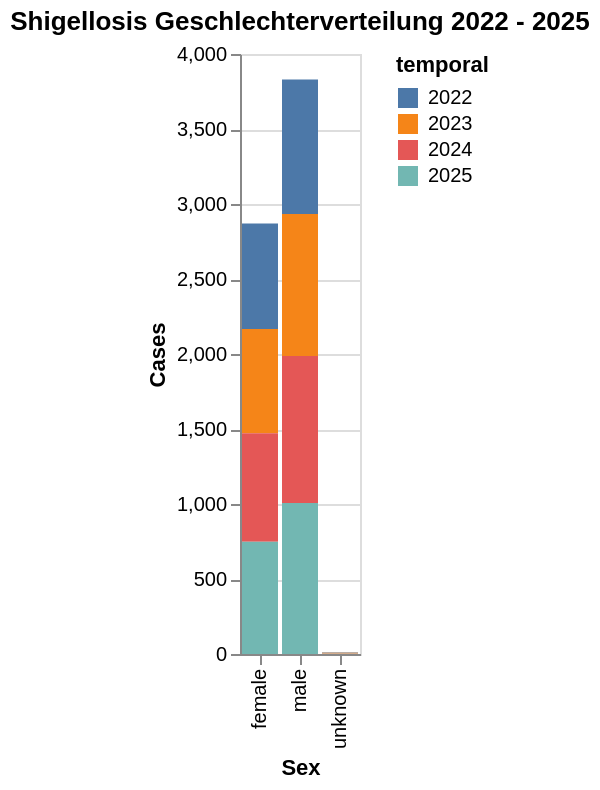

The cell this chart's notebook holds for it:
### Code cell
bar_sex = alt.Chart(data_sex).mark_bar().encode(
    x=alt.X("sex", title="Sex"),
    y=alt.Y("value", title="Cases"),
    color=alt.Color("temporal")
).properties(
    title="Shigellosis Geschlechterverteilung 2022 - 2025"
)

bar_sex

### Figure 1 — Vega-Lite specification as saved in the notebook (floating-point values rounded to 4 significant figures)
{"config": {"view": {"continuousWidth": 300, "continuousHeight": 300}}, "data": {"name": "data-144ebc1e333b1f95dc1357afbb1a5899"}, "mark": {"type": "bar"}, "encoding": {"color": {"field": "temporal", "type": "nominal"}, "x": {"field": "sex", "title": "Sex", "type": "nominal"}, "y": {"field": "value", "title": "Cases", "type": "quantitative"}}, "title": "Shigellosis Geschlechterverteilung 2022 - 2025", "$schema": "https://vega.github.io/schema/vega-lite/v6.1.0.json", "datasets": {"data-144ebc1e333b1f95dc1357afbb1a5899": [{"valueCategory": "cases_10y_cumsum", "temporal": "2022", "temporal_type": "year", "georegion": "CHFL", "georegion_type": "CHFL", "agegroup": "all", "agegroup_type": "agegroup_food", "sex": "female", "value": 704.0, "pop": null, "incValue": null, "valueYearCumSum": null, "valueMean3y": null, "trend": NaN, "prct": 43.9, "deltaValue": null, "deltaIncValue": null, "incValuePrctChange": null, "valueMean5y": null, "dataComplete": true}, {"valueCategory": "cases_10y_cumsum", "temporal": "2022", "temporal_type": "year", "georegion": "CHFL", "georegion_type": "CHFL", "agegroup": "all", "agegroup_type": "agegroup_food", "sex": "male", "value": 897.0, "pop": null, "incValue": null, "valueYearCumSum": null, "valueMean3y": null, "trend": NaN, "prct": 55.9, "deltaValue": null, "deltaIncValue": null, "incValuePrctChange": null, "valueMean5y": null, "dataComplete": true}, {"valueCategory": "cases_10y_cumsum", "temporal": "2022", "temporal_type": "year", "georegion": "CHFL", "georegion_type": "CHFL", "agegroup": "all", "agegroup_type": "agegroup_food", "sex": "unknown", "value": 3.0, "pop": null, "incValue": null, "valueYearCumSum": null, "valueMean3y": null, "trend": NaN, "prct": 0.2, "deltaValue": null, "deltaIncValue": null, "incValuePrctChange": null, "valueMean5y": null, "dataComplete": true}, {"valueCategory": "cases_10y_cumsum", "temporal": "2023", "temporal_type": "year", "georegion": "CHFL", "georegion_type": "CHFL", "agegroup": "all", "agegroup_type": "agegroup_food", "sex": "female", "value": 695.0, "pop": null, "incValue": null, "valueYearCumSum": null, "valueMean3y": null, "trend": NaN, "prct": 42.2, "deltaValue": null, "deltaIncValue": null, "incValuePrctChange": null, "valueMean5y": null, "dataComplete": true}, {"valueCategory": "cases_10y_cumsum", "temporal": "2023", "temporal_type": "year", "georegion": "CHFL", "georegion_type": "CHFL", "agegroup": "all", "agegroup_type": "agegroup_food", "sex": "male", "value": 947.0, "pop": null, "incValue": null, "valueYearCumSum": null, "valueMean3y": null, "trend": NaN, "prct": 57.5, "deltaValue": null, "deltaIncValue": null, "incValuePrctChange": null, "valueMean5y": null, "dataComplete": true}, {"valueCategory": "cases_10y_cumsum", "temporal": "2023", "temporal_type": "year", "georegion": "CHFL", "georegion_type": "CHFL", "agegroup": "all", "agegroup_type": "agegroup_food", "sex": "unknown", "value": 4.0, "pop": null, "incValue": null, "valueYearCumSum": null, "valueMean3y": null, "trend": NaN, "prct": 0.2, "deltaValue": null, "deltaIncValue": null, "incValuePrctChange": null, "valueMean5y": null, "dataComplete": true}, {"valueCategory": "cases_10y_cumsum", "temporal": "2024", "temporal_type": "year", "georegion": "CHFL", "georegion_type": "CHFL", "agegroup": "all", "agegroup_type": "agegroup_food", "sex": "female", "value": 723.0, "pop": null, "incValue": null, "valueYearCumSum": null, "valueMean3y": null, "trend": NaN, "prct": 42.4, "deltaValue": null, "deltaIncValue": null, "incValuePrctChange": null, "valueMean5y": null, "dataComplete": true}, {"valueCategory": "cases_10y_cumsum", "temporal": "2024", "temporal_type": "year", "georegion": "CHFL", "georegion_type": "CHFL", "agegroup": "all", "agegroup_type": "agegroup_food", "sex": "male", "value": 979.0, "pop": null, "incValue": null, "valueYearCumSum": null, "valueMean3y": null, "trend": NaN, "prct": 57.5, "deltaValue": null, "deltaIncValue": null, "incValuePrctChange": null, "valueMean5y": null, "dataComplete": true}, {"valueCategory": "cases_10y_cumsum", "temporal": "2024", "temporal_type": "year", "georegion": "CHFL", "georegion_type": "CHFL", "agegroup": "all", "agegroup_type": "agegroup_food", "sex": "unknown", "value": 2.0, "pop": null, "incValue": null, "valueYearCumSum": null, "valueMean3y": null, "trend": NaN, "prct": 0.1, "deltaValue": null, "deltaIncValue": null, "incValuePrctChange": null, "valueMean5y": null, "dataComplete": true}, {"valueCategory": "cases_10y_cumsum", "temporal": "2025", "temporal_type": "year", "georegion": "CHFL", "georegion_type": "CHFL", "agegroup": "all", "agegroup_type": "agegroup_food", "sex": "female", "value": 748.0, "pop": null, "incValue": null, "valueYearCumSum": null, "valueMean3y": null, "trend": NaN, "prct": 42.6, "deltaValue": null, "deltaIncValue": null, "incValuePrctChange": null, "valueMean5y": null, "dataComplete": true}, {"valueCategory": "cases_10y_cumsum", "temporal": "2025", "temporal_type": "year", "georegion": "CHFL", "georegion_type": "CHFL", "agegroup": "all", "agegroup_type": "agegroup_food", "sex": "male", "value": 1007.0, "pop": null, "incValue": null, "valueYearCumSum": null, "valueMean3y": null, "trend": NaN, "prct": 57.3, "deltaValue": null, "deltaIncValue": null, "incValuePrctChange": null, "valueMean5y": null, "dataComplete": true}, {"valueCategory": "cases_10y_cumsum", "temporal": "2025", "temporal_type": "year", "georegion": "CHFL", "georegion_type": "CHFL", "agegroup": "all", "agegroup_type": "agegroup_food", "sex": "unknown", "value": 2.0, "pop": null, "incValue": null, "valueYearCumSum": null, "valueMean3y": null, "trend": NaN, "prct": 0.1, "deltaValue": null, "deltaIncValue": null, "incValuePrctChange": null, "valueMean5y": null, "dataComplete": true}]}}
